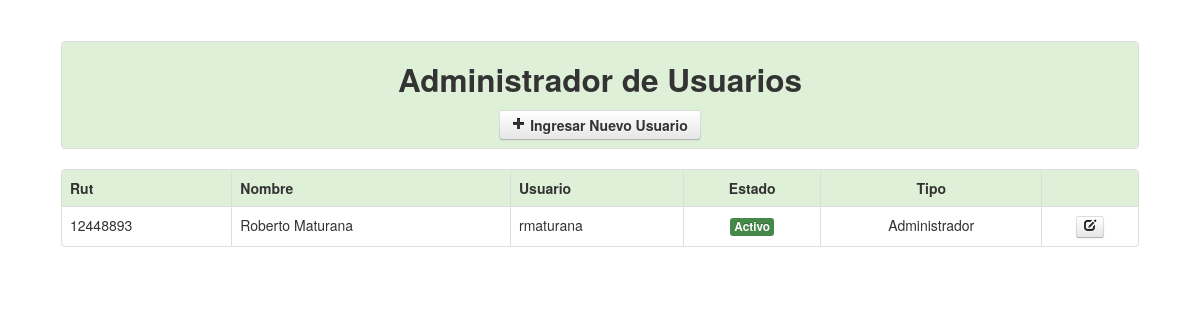
Screenshot of /usuarios.php (signed in) with the database file from the repository.
### tables this page shows
CREATE TABLE IF NOT EXISTS `usuarios` (
  `ced` varchar(255) NOT NULL,
  `estado` varchar(255) NOT NULL,
  `nom` varchar(255) NOT NULL,
  `usu` varchar(255) NOT NULL,
  `con` varchar(255) NOT NULL,
  `tipo` varchar(255) NOT NULL,
  PRIMARY KEY (`ced`)
);

### usuarios.php (the view, shortened to what this page needs)
<?php
		include_once('Class/funciones.php');
?>
<!DOCTYPE html>
<html lang="en">
<head>
    <link href="css/bootstrap.css" rel="stylesheet">
    <link href="css/bootstrap-responsive.css" rel="stylesheet">
    <link href="css/docs.css" rel="stylesheet">
    <link href="js/google-code-prettify/prettify.css" rel="stylesheet">
</head>
<body data-spy="scroll" data-target=".bs-docs-sidebar">
<div align="center">
	<table width="90%">
      <tr>
        <td>
        	<table class="table table-bordered">
              <tr class="success">
                <td>
                	<center>
                    	<h2>Administrador de Usuarios</h2>
                		<a href="#nuevo" role="button" class="btn" data-toggle="modal">
                        	<strong><i class="icon-plus"></i> Ingresar Nuevo Usuario</strong>
                        </a>
                    </center>
              	</td>
              </tr>
            </table>
            <table class="table table-bordered">
            	<tr class="success">
                    <td><strong>Rut</strong></td>
                    <td><strong>Nombre</strong></td>
                    <td><strong>Usuario</strong></td>
                    <td><strong><center>Estado</center></strong></td>
                    <td><strong><center>Tipo</center></strong></td>
                    <td><strong></strong></td>
              	</tr>
                <?php
					$sql=mysql_query("SELECT * FROM usuarios");
					while($row=mysql_fetch_array($sql)){
						if($row['tipo']=='a'){
							$tipo='Administrador';
						}else{
							$tipo='Usuario';
						}
				?>
                <tr>
                    <td><?php echo $row['ced']; ?></td>
                    <td><?php echo $row['nom']; ?></td>
                    <td><?php echo $row['usu']; ?></td>
                    <td><center><?php echo estado($row['estado']); ?></center></td>
                    <td><center><?php echo $tipo; ?></center></td>
                    <td>
                    	<center>
                        	<a href="#u<?php echo $row['usu']; ?>" role="button" class="btn btn-mini" data-toggle="modal">
                            	<i class="icon-edit"></i>
                            </a>
                        </center>
                    </td>
              	</tr>
                <?php } ?>
            </table>
        </td>
      </tr>
    </table>
</div>
</body>
</html>

### Class/funciones.php (shortened to what this page needs)
<?php
	function estado($estado){
		if($estado=='s'){
			return '<span class="label label-success">Activo</span>';
		}else{
			return '<span class="label label-important">No Activo</span>';
		}
	}
?>

### css/docs.css (style rules this page uses)
body { position: relative; padding-top: 40px; }

### rows the page displays
usuarios: ced "12448893", nom "Roberto Maturana", usu "rmaturana", estado "Activo", tipo "Administrador"
